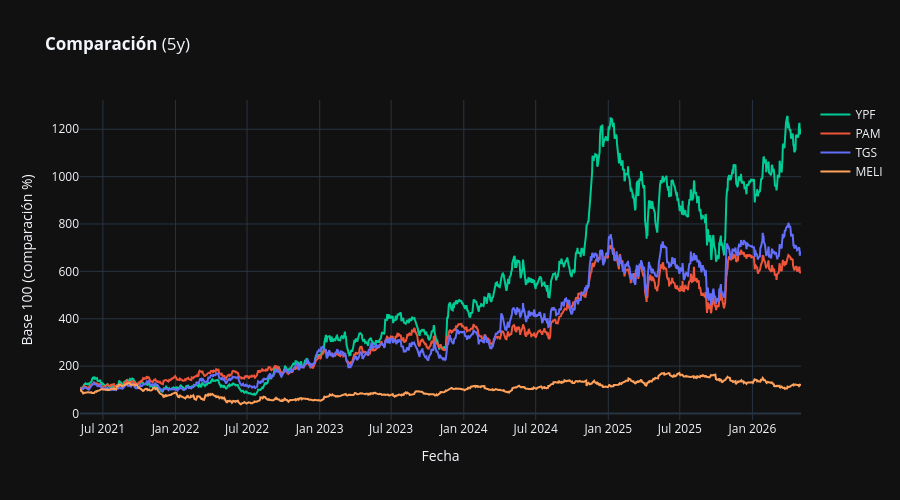

Write notebook code for a chart like this one.
### Code cell
# Performance comparada (base 100)
comparar_tickers(mis_tickers, periodo="5y", normalizar=True)

### Figure 1 — Plotly figure (JSON) as saved in the notebook; plotly's stock layout.template omitted (floating-point values rounded to 4 significant figures; data arrays with more than 128 entries replaced by an {"elided": "..."} marker saying what was removed)
{"data": [{"line": {"color": "#00CC96", "width": 2}, "mode": "lines", "name": "YPF", "type": "scatter", "x": {"elided": "1256 str values"}, "y": {"elided": "1256 float values"}}, {"line": {"color": "#EF553B", "width": 2}, "mode": "lines", "name": "PAM", "type": "scatter", "x": {"elided": "1256 str values"}, "y": {"elided": "1256 float values"}}, {"line": {"color": "#636EFA", "width": 2}, "mode": "lines", "name": "TGS", "type": "scatter", "x": {"elided": "1256 str values"}, "y": {"elided": "1256 float values"}}, {"line": {"color": "#FFA15A", "width": 2}, "mode": "lines", "name": "MELI", "type": "scatter", "x": {"elided": "1256 str values"}, "y": {"elided": "1256 float values"}}], "layout": {"height": 500, "hovermode": "x unified", "title": {"text": "<b>Comparación</b> (5y)"}, "xaxis": {"title": {"text": "Fecha"}}, "yaxis": {"title": {"text": "Base 100 (comparación %)"}}}}
